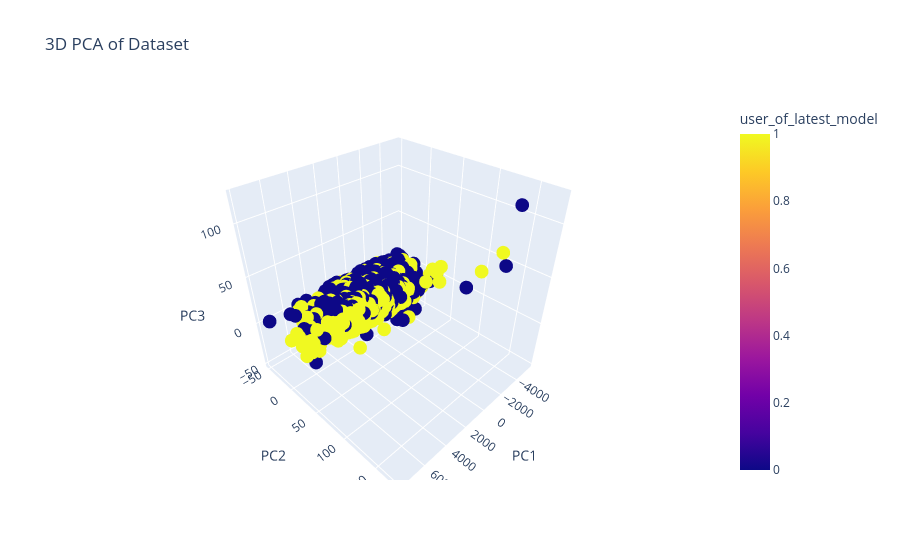

Notebook code cell kept with this figure:
### Code cell
import plotly.express as px

# Create a 3D scatter plot with bullet size 1
fig = px.scatter_3d(pca_df, x='PC1', y='PC2', z='PC3', color=target_col, size_max=0.5, title='3D PCA of Dataset')

# Show the plot
fig.show()

### Figure 1 — Plotly figure (JSON) as saved in the notebook; plotly's stock layout.template omitted (floating-point values rounded to 4 significant figures; data arrays with more than 128 entries replaced by an {"elided": "..."} marker saying what was removed)
{"data": [{"hovertemplate": "PC1=%{x}<br>PC2=%{y}<br>PC3=%{z}<br>user_of_latest_model=%{marker.color}<extra></extra>", "legendgroup": "", "marker": {"color": {"elided": "978 int values"}, "coloraxis": "coloraxis", "symbol": "circle"}, "mode": "markers", "name": "", "scene": "scene", "showlegend": false, "type": "scatter3d", "x": {"elided": "978 float values"}, "y": {"elided": "978 float values"}, "z": {"elided": "978 float values"}}], "layout": {"coloraxis": {"colorbar": {"title": {"text": "user_of_latest_model"}}, "colorscale": [[0, "#0d0887"], [0.1111, "#46039f"], [0.2222, "#7201a8"], [0.3333, "#9c179e"], [0.4444, "#bd3786"], [0.5556, "#d8576b"], [0.6667, "#ed7953"], [0.7778, "#fb9f3a"], [0.8889, "#fdca26"], [1, "#f0f921"]]}, "legend": {"tracegroupgap": 0}, "scene": {"domain": {"x": [0, 1], "y": [0, 1]}, "xaxis": {"title": {"text": "PC1"}}, "yaxis": {"title": {"text": "PC2"}}, "zaxis": {"title": {"text": "PC3"}}}, "title": {"text": "3D PCA of Dataset"}}}
